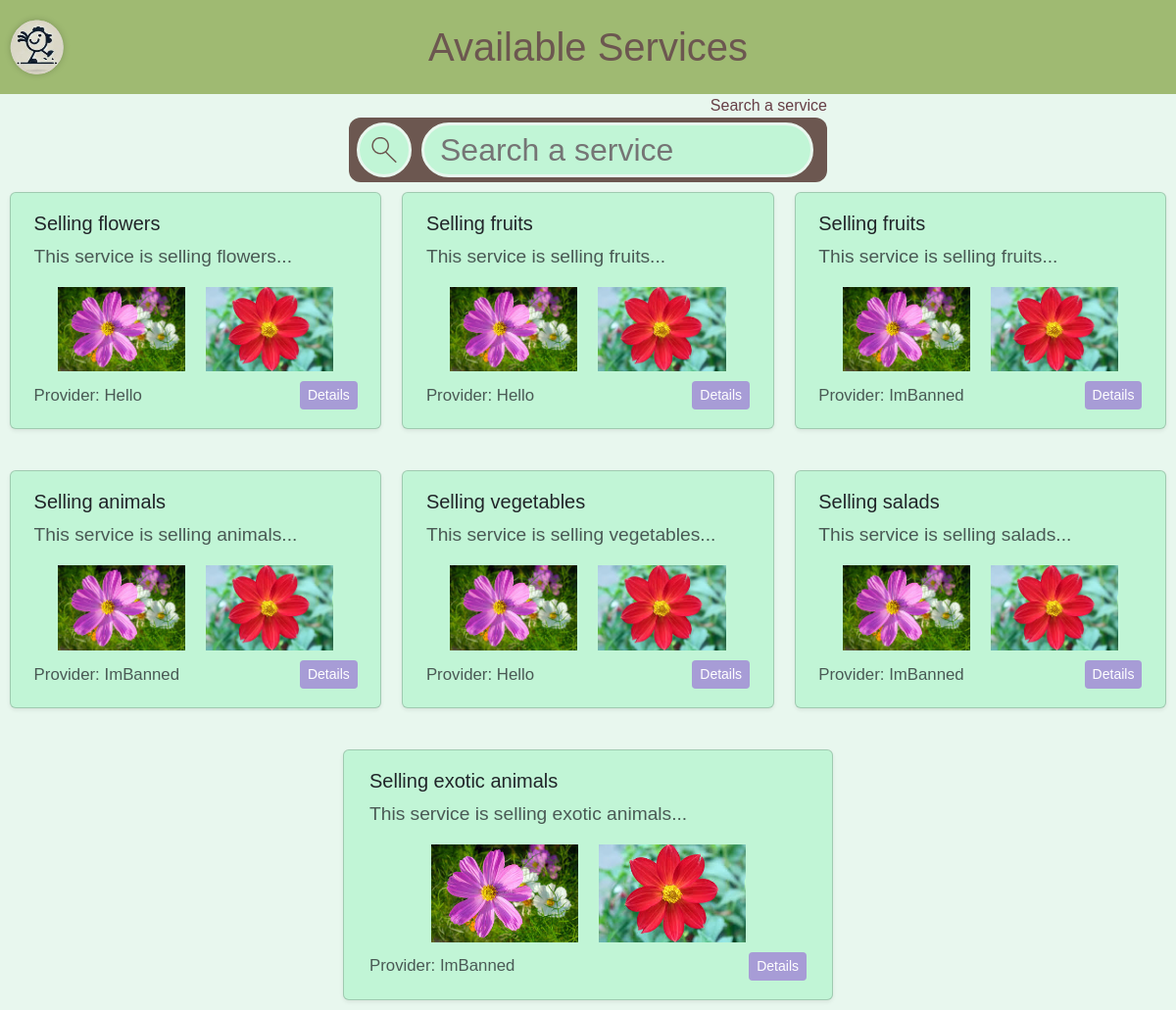
The page /pages/services/index.php on the database its author committed.
### tables this page shows
CREATE TABLE users(
        id INTEGER PRIMARY KEY,
        username TEXT, display_name TEXT, password TEXT, email TEXT, verified_email BOOLEAN, phone TEXT, latitude FLOAT, longitude FLOAT, theme_id INTEGER, banned BOOLEAN,
        FOREIGN KEY(theme_id) REFERENCES themes(id)
    );

### utils/dbutils.php (called while the page is built, shortened)
<?php
function service_request(PDO $db, string $id_request, array $request_args): array
{
    $content = file_get_contents($_SERVER["DOCUMENT_ROOT"] . "/utils/sql/service.sql");
    $content = str_replace('$id_request', $id_request, $content);
    $prepared = $db->prepare($content);
    if (!$prepared->execute($request_args)) {
        echo "ERROR";
        return [];
    }
    return $prepared->fetchAll();
}

### components/service.php (the view, shortened to what this page needs)
<?php
function insert_service($service): void
{
    ?>
    <div class="col-md-6 col-lg-4 page search-result">
        <div class="card shadow-sm h-100">
            <div class="card-body">
                <h5 class="card-title"><?= htmlspecialchars($service["title"]) ?></h5>
                <p class="card-text text-muted"><?= htmlspecialchars(substr($service["description"], 0, 80)) ?>...</p>
                <div class="widget-list">
                    <img class="service-image" src="<?= htmlspecialchars($service["img_main_url"]) ?>"
                         alt="Main service image">
                    <img class="service-image" src="<?= htmlspecialchars($service["img_banner_url"]) ?>"
                         alt="Banner service image">
                </div>
                <div class="d-flex justify-content-between align-items-center">
                    <small class="text-muted">Provider: <?= $service["display_name"] ?></small>
                    <a href="/pages/service-details?id=<?= $service["id"] ?>" class="btn btn-sm btn-primary">Details</a>
                </div>
            </div>
        </div>
    </div>
    <?php
}
    ?>

### pages/services/index.php (shortened to what this page needs)
<?php
try {
    $database = getSecureDB();
    $services = service_request($database, "SELECT id FROM services", []);
} catch (PDOException $error) {
    die("Error: " . $error->getMessage());
}
?>
<!DOCTYPE html>
<html lang="en">
<body>
<div class="search-options">
</div>
<div class="widget-list">
    <?php
    foreach ($services as $service) {
        insert_service($service);
    }
    ?>
</div>
</body>
</html>

### assets/css/main-style.css (style rules this page uses)
:root { --bs-body-bg: red !important; --title-color: #9FBA72; --warning-color: #FFC87F; --text-color-main: #663F46; --text-color-main-light: #CFC9C9; --text-color-secondary: #6C5750; --back-color-base: #E8F7EE; --back-color-popup: #C1F5D6; --back-color-important: #E27BBC; --back-color-secondary: #A79CD6; --back-color-ternary: #DFDCDB; --accent-color-main: var(--back-color-secondary); --accent-color-secondary: var(--back-color-important); --place-color-main: #77005D; --place-color-secondary: #121212; --place-holder-gradient: repeating-linear-gradient(45deg, var(--place-color-main) 10%, var(--place-color-secondary), 10%); --image-on-back-base-gradient: linear-gradient(var(--back-color-important) 0%, transparent 100%); --medium-corner: 12px; --large-corner: 40px; --input-block-padding: 8px; --input-block-margin: 5px; --big-container-padding: 2%; --reading-margin: 7%; --spacing-minimum: 10px; --spacing-small: 21px; --spacing-medium: 42px; --spacing-large: 84px; }
html, body { background-color: var(--back-color-base); font-family: Arial, Helvetica, sans-serif; }
div { background-color: transparent; }
p { color: var(--text-color-main); }
.page { max-height: 500px; visibility: visible; transition: max-height, padding, margin, visibility; transition-duration: 0.5s; transition-timing-function: ease; }
a { text-decoration: none; }
.service-image { max-width: 42%; width: 150px; height: auto; }

### assets/css/containers.css (style rules this page uses)
.card { background-color: var(--back-color-popup); box-shadow: rgba(from var(--text-color-main) r g b / 0.3) 0 0 30px 10px; padding: 3px var(--big-container-padding); display: flex; flex-direction: row; gap: min(var(--spacing-medium), 1vw); justify-content: center; align-items: center; flex-grow: 1; flex-shrink: 1; flex-basis: fit-content; }
.widget-list { display: flex; flex-wrap: wrap; row-gap: var(--spacing-medium); column-gap: var(--spacing-small); margin: var(--spacing-minimum); justify-content: center; font-size: 1.2em; }
.widget-list > .search-result { max-width: 500px; min-width: 200px; width: 30%; flex: auto; }

### assets/css/inputs.css (style rules this page uses)
.btn-primary { background-color: var(--back-color-secondary); border: none; }
.search-options { margin-right: auto; margin-left: auto; width: fit-content; display: flex; flex-direction: column; gap: var(--spacing-minimum); }

### rows shown on the page
users: title "Selling flowers", description "This service is selling flowers", display_name "Hello", title "Selling fruits", description "This service is selling fruits", title "Selling vegetables", description "This service is selling vegetables"
users: title "Selling fruits", description "This service is selling fruits", display_name "ImBanned", title "Selling animals", description "This service is selling animals", title "Selling salads", description "This service is selling salads", title "Selling exotic animals", description "This service is selling exotic animals"

### other values the page prints
$title "Available Services"
$placeholder "Search a service"
